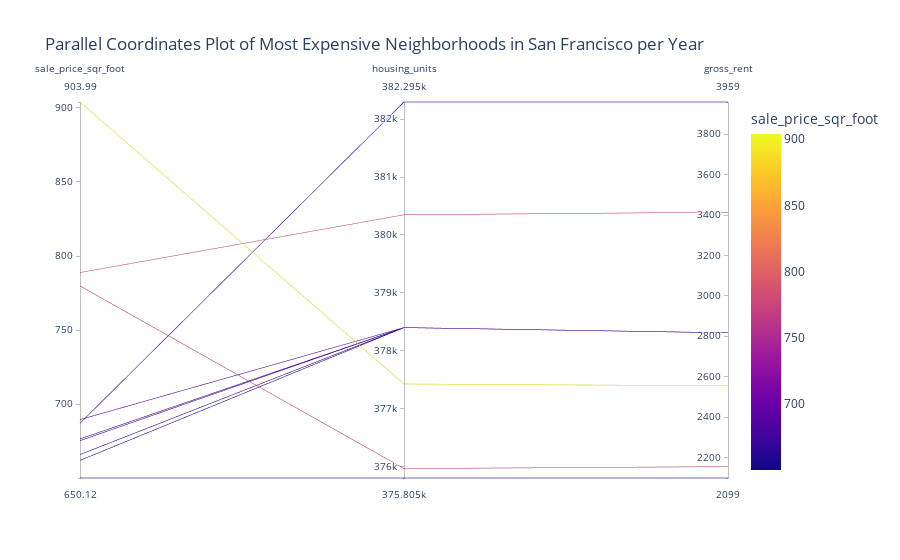

Notebook cell for this chart:
### Code cell
# Parallel Categories Plot
px.parallel_coordinates(
    top10_neighborhoods, 
    color='sale_price_sqr_foot',
    title = 'Parallel Coordinates Plot of Most Expensive Neighborhoods in San Francisco per Year'
)

### Figure 1 — Plotly figure (JSON) as saved in the notebook; plotly's stock layout.template omitted (floating-point values rounded to 4 significant figures)
{"data": [{"dimensions": [{"label": "sale_price_sqr_foot", "values": [904.0, 788.8, 779.8, 689.6, 687.1, 676.5, 675.4, 666.0, 662.0, 650.1]}, {"label": "housing_units", "values": [377400.0, 380348, 376000.0, 378401, 382295, 378401, 378401, 378401, 378401, 375805]}, {"label": "gross_rent", "values": [2555.0, 3414, 2155.0, 2817.0, 3959, 2817.0, 2817.0, 2817.0, 2817.0, 2099]}], "domain": {"x": [0, 1], "y": [0, 1]}, "line": {"color": [904.0, 788.8, 779.8, 689.6, 687.1, 676.5, 675.4, 666.0, 662.0, 650.1], "coloraxis": "coloraxis"}, "name": "", "type": "parcoords"}], "layout": {"coloraxis": {"colorbar": {"title": {"text": "sale_price_sqr_foot"}}, "colorscale": [[0, "#0d0887"], [0.1111, "#46039f"], [0.2222, "#7201a8"], [0.3333, "#9c179e"], [0.4444, "#bd3786"], [0.5556, "#d8576b"], [0.6667, "#ed7953"], [0.7778, "#fb9f3a"], [0.8889, "#fdca26"], [1, "#f0f921"]]}, "legend": {"tracegroupgap": 0}, "title": {"text": "Parallel Coordinates Plot of Most Expensive Neighborhoods in San Francisco per Year"}}}
